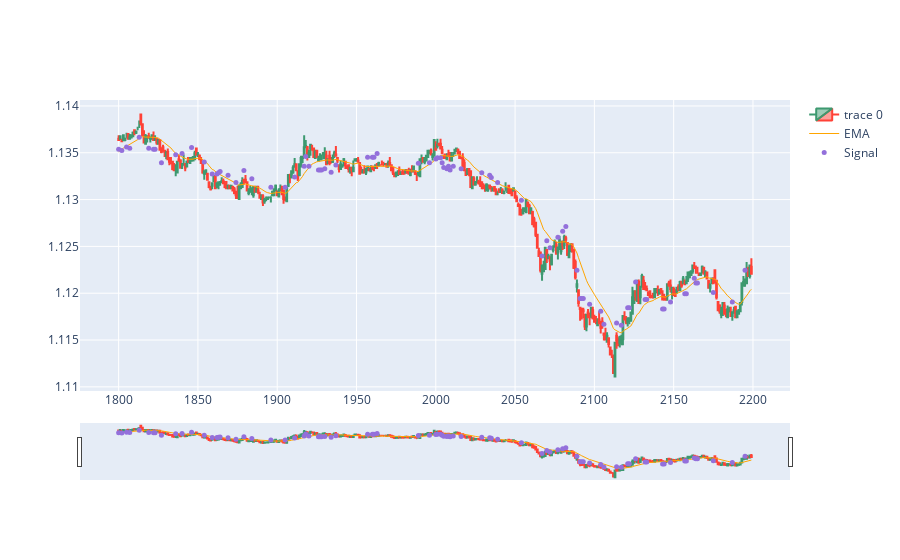

Write notebook code for a chart like this one.
### Code cell
import plotly.graph_objects as go
from plotly.subplots import make_subplots
from datetime import datetime

dfpl = df[1800:2200]

fig = go.Figure(data=[go.Candlestick(x=dfpl.index,
                open=dfpl['Open'],
                high=dfpl['High'],
                low=dfpl['Low'],
                close=dfpl['Close']),
                go.Scatter(x=dfpl.index, y=dfpl.EMA, line=dict(color='orange', width=1), name="EMA")])

fig.add_scatter(x=dfpl.index, y=dfpl['pointpos'], mode="markers",
                marker=dict(size=5, color="MediumPurple"),
                name="Signal")
fig.show()

### Figure 1 — Plotly figure (JSON) as saved in the notebook; plotly's stock layout.template omitted (floating-point values rounded to 4 significant figures; data arrays with more than 128 entries replaced by an {"elided": "..."} marker saying what was removed)
{"data": [{"close": {"elided": "400 float values"}, "high": {"elided": "400 float values"}, "low": {"elided": "400 float values"}, "open": {"elided": "400 float values"}, "type": "candlestick", "x": {"elided": "400 int values"}}, {"line": {"color": "orange", "width": 1}, "name": "EMA", "type": "scatter", "x": {"elided": "400 int values"}, "y": {"elided": "400 float values"}}, {"marker": {"color": "MediumPurple", "size": 5}, "mode": "markers", "name": "Signal", "type": "scatter", "x": {"elided": "400 int values"}, "y": {"elided": "400 float values"}}], "layout": {}}
